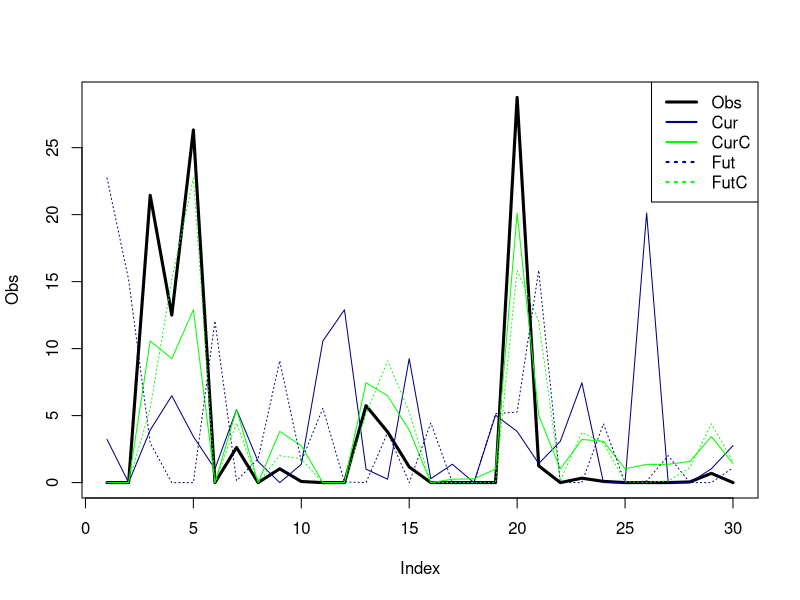

R code for this plot:
## Implementation of the Table 1 example from
## "A Resampling Approach for Correcting Systematic Spatiotemporal Biases for Multiple Variables in a Changing Climate"
## by Mehrotra and Sharma (2019), Water Resources Research, 55(1), pp.754-770, doi: 10.1029/2018WR023270
## 
### Implementation by A. Dobler, autumn 2019
### andreas.dobler@met.no

## Reproducing the example, some issues (most likely related to close zero values) showed up:
# Going from left to right in Table 1
# RankO: Both, the 5th and 6th Obs from the bottom are 0, but the rank is different.
# RankC and RankF: In the text it says "Same value are assigned the same rank". But ranks for zero precipitation are increasing (contrary to RankO).
# ProbO, ProbC & ProbF: Unclear how the probabilities for small value (zero and small non-zero) are calculated. Is there a threshold involved? I get all other values the same as in the table (both for Prob and Gauss).
# GaussO, GaussC & GaussF: Calculating the sample lag one AC from the values in the table, I get rO = 0.23, rC = -0.15 & rF = 0.12 and, as a result, rN = 0.47
# GaussOR: I get the values from the table (approx.), when I use rO = 0.23 (the text says rO = -0.38, rC = -0.13, rF = 0.44)
# GaussFC: I get the values from the table (approx.), when I use rN = 0.47 (rN = 0.205 in the text). Calculating the sample lag one AC from the GaussFC values in the table, I get rFC = 0.43 (close to rN)
## Otherwise, the procedure seems to provide the same numbers, thus I assume it to be correct.

#read data
dat <- read.table("table1_3DBC.txt",header=T,sep=",")

#extract Obs, current and future (daily) values
Obs <- dat$Obs
Cur <- dat$Cur
Fut <- dat$Fut

#length/number of values
nod <- length(Obs)
nodp1 <- nod +1 

#Rank data in descending order
RankO <- nodp1 -  rank(Obs, ties.method = "first")
RankC <- nodp1 -  rank(Cur, ties.method = "first")
RankF <- nodp1 -  rank(Fut, ties.method = "first")

#Cummulative probabilty
ProbO <- 1-RankO/nodp1
ProbC <- 1-RankC/nodp1
ProbF <- 1-RankF/nodp1

#Gaussian transformation
GaussO <- qnorm(ProbO)
GaussC <- qnorm(ProbC)
GaussF <- qnorm(ProbF)

#Calculate lag-one autocorrelations
rO <- acf(GaussO,plot=F,lag.max=1)$acf[2]
rC <- acf(GaussC,plot=F,lag.max=1)$acf[2]
rF <- acf(GaussF,plot=F,lag.max=1)$acf[2]

#Remove rO from Gauss0
GaussOR <- GaussO/sqrt(1-rO*rO)
GaussOR[2:nod] <- (GaussO[2:nod]-rO*GaussO[1:(nod-1)])/sqrt(1-rO*rO) #from 2nd time step

#Calculate corrected autocorrelation
rN <- ((1+rF) / (1+rC) * (1+rO) - (1-rF) / (1-rC) * (1-rO) ) / ((1+rF) / (1+rC) * (1+rO) + (1-rF) / (1-rC) * (1-rO) ) 

#Add rN to GaussOR
GaussFC <- GaussOR * sqrt(1-rN*rN)
for (t in 2:nod)
GaussFC[t] <- rN*GaussFC[t-1] + GaussOR[t]*sqrt(1-rN*rN) #from 2nd time step

#Rank and reorder future values
RankFC <- nodp1 -  rank(GaussFC, ties.method = "first")
FutC <- sort(Fut,decreasing = TRUE)[RankFC]
CurC <- sort(Cur,decreasing = TRUE)[RankO]

## Plot
plot(Obs,type="l",lwd=3)
lines(Cur,col="navy")
lines(CurC,col="green")
lines(Fut,col="navy",lty=3)
lines(FutC,col="green",lty=3)
legend("topright",legend=c("Obs","Cur","CurC","Fut","FutC"),col=c("black","navy","green","navy","green"),lwd=c(3,2,2,2,2),lty=c(1,1,1,3,3))
